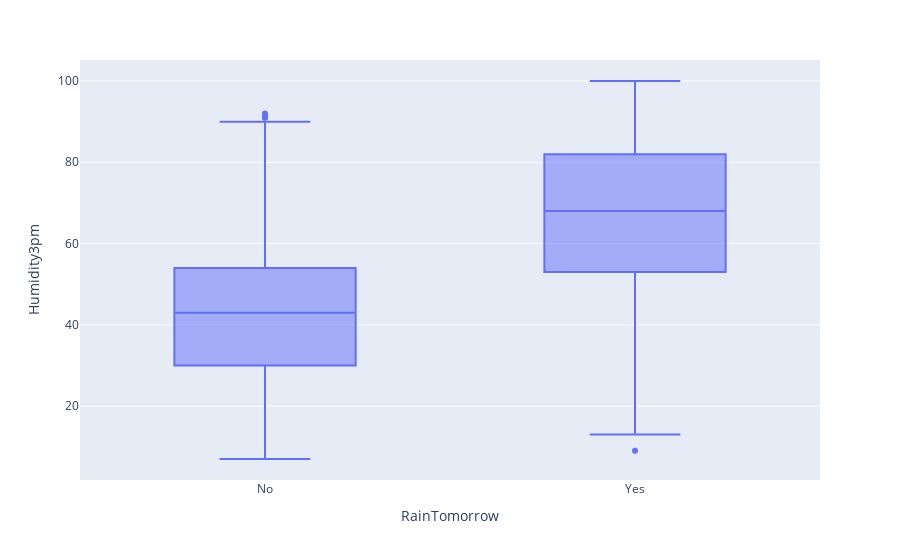

Notebook code for this chart:
### Markdown cell above
Humidity at 3pm vs RainTomorrow – Boxplot showing rain is more likely with higher afternoon humidity.

### Code cell
px.box(df,x='RainTomorrow',y='Humidity3pm')

### Figure 1 — Plotly figure (JSON) as saved in the notebook; plotly's stock layout.template omitted (floating-point values rounded to 4 significant figures; data arrays with more than 128 entries replaced by an {"elided": "..."} marker saying what was removed)
{"data": [{"alignmentgroup": "True", "hovertemplate": "RainTomorrow=%{x}<br>Humidity3pm=%{y}<extra></extra>", "legendgroup": "", "marker": {"color": "#636efa"}, "name": "", "notched": false, "offsetgroup": "", "orientation": "v", "showlegend": false, "x": {"elided": "3040 str values"}, "x0": " ", "xaxis": "x", "y": {"elided": "3040 float values"}, "y0": " ", "yaxis": "y", "type": "box"}], "layout": {"xaxis": {"anchor": "y", "domain": [0.0, 1.0], "title": {"text": "RainTomorrow"}}, "yaxis": {"anchor": "x", "domain": [0.0, 1.0], "title": {"text": "Humidity3pm"}}, "legend": {"tracegroupgap": 0}, "margin": {"t": 60}, "boxmode": "group"}}
